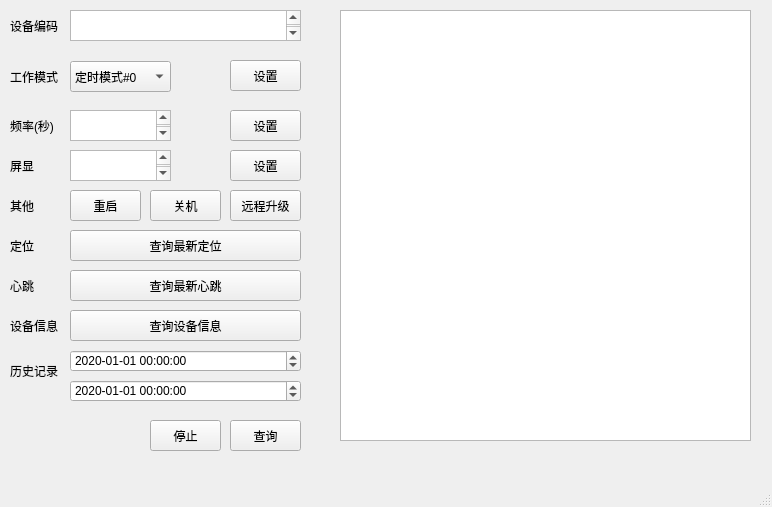
<?xml version="1.0" encoding="UTF-8"?>
<ui version="4.0">
 <class>MainWindow</class>
 <widget class="QMainWindow" name="MainWindow">
  <property name="geometry">
   <rect>
    <x>0</x>
    <y>0</y>
    <width>772</width>
    <height>507</height>
   </rect>
  </property>
  <property name="windowTitle">
   <string>MainWindow</string>
  </property>
  <widget class="QWidget" name="centralwidget">
   <widget class="QTextBrowser" name="textBrowser">
    <property name="geometry">
     <rect>
      <x>340</x>
      <y>10</y>
      <width>411</width>
      <height>431</height>
     </rect>
    </property>
   </widget>
   <widget class="QPushButton" name="pushButton">
    <property name="geometry">
     <rect>
      <x>230</x>
      <y>60</y>
      <width>71</width>
      <height>31</height>
     </rect>
    </property>
    <property name="text">
     <string>设置</string>
    </property>
   </widget>
   <widget class="QPushButton" name="pushButton_2">
    <property name="geometry">
     <rect>
      <x>230</x>
      <y>110</y>
      <width>71</width>
      <height>31</height>
     </rect>
    </property>
    <property name="text">
     <string>设置</string>
    </property>
   </widget>
   <widget class="QPushButton" name="pushButton_3">
    <property name="geometry">
     <rect>
      <x>70</x>
      <y>230</y>
      <width>231</width>
      <height>31</height>
     </rect>
    </property>
    <property name="text">
     <string>查询最新定位</string>
    </property>
   </widget>
   <widget class="QPushButton" name="pushButton_4">
    <property name="geometry">
     <rect>
      <x>70</x>
      <y>270</y>
      <width>231</width>
      <height>31</height>
     </rect>
    </property>
    <property name="text">
     <string>查询最新心跳</string>
    </property>
   </widget>
   <widget class="QPushButton" name="pushButton_5">
    <property name="geometry">
     <rect>
      <x>230</x>
      <y>420</y>
      <width>71</width>
      <height>31</height>
     </rect>
    </property>
    <property name="text">
     <string>查询</string>
    </property>
   </widget>
   <widget class="QLabel" name="label">
    <property name="geometry">
     <rect>
      <x>10</x>
      <y>51</y>
      <width>54</width>
      <height>51</height>
     </rect>
    </property>
    <property name="text">
     <string>工作模式</string>
    </property>
   </widget>
   <widget class="QLabel" name="label_2">
    <property name="geometry">
     <rect>
      <x>10</x>
      <y>110</y>
      <width>54</width>
      <height>31</height>
     </rect>
    </property>
    <property name="text">
     <string>频率(秒)</string>
    </property>
   </widget>
   <widget class="QLabel" name="label_3">
    <property name="geometry">
     <rect>
      <x>10</x>
      <y>230</y>
      <width>54</width>
      <height>31</height>
     </rect>
    </property>
    <property name="text">
     <string>定位</string>
    </property>
   </widget>
   <widget class="QLabel" name="label_4">
    <property name="geometry">
     <rect>
      <x>10</x>
      <y>270</y>
      <width>51</width>
      <height>31</height>
     </rect>
    </property>
    <property name="text">
     <string>心跳</string>
    </property>
   </widget>
   <widget class="QLabel" name="label_5">
    <property name="geometry">
     <rect>
      <x>10</x>
      <y>340</y>
      <width>51</width>
      <height>61</height>
     </rect>
    </property>
    <property name="text">
     <string>历史记录</string>
    </property>
   </widget>
   <widget class="QLabel" name="label_6">
    <property name="geometry">
     <rect>
      <x>10</x>
      <y>10</y>
      <width>54</width>
      <height>31</height>
     </rect>
    </property>
    <property name="text">
     <string>设备编码</string>
    </property>
   </widget>
   <widget class="QTextEdit" name="textEdit">
    <property name="geometry">
     <rect>
      <x>70</x>
      <y>110</y>
      <width>101</width>
      <height>31</height>
     </rect>
    </property>
    <property name="font">
     <font>
      <family>微软雅黑</family>
      <pointsize>12</pointsize>
     </font>
    </property>
   </widget>
   <widget class="QTextEdit" name="textEdit_2">
    <property name="geometry">
     <rect>
      <x>70</x>
      <y>10</y>
      <width>231</width>
      <height>31</height>
     </rect>
    </property>
    <property name="font">
     <font>
      <family>微软雅黑</family>
      <pointsize>12</pointsize>
     </font>
    </property>
   </widget>
   <widget class="QComboBox" name="comboBox">
    <property name="geometry">
     <rect>
      <x>70</x>
      <y>61</y>
      <width>101</width>
      <height>31</height>
     </rect>
    </property>
    <item>
     <property name="text">
      <string>定时模式#0</string>
     </property>
    </item>
    <item>
     <property name="text">
      <string>智能模式#1</string>
     </property>
    </item>
   </widget>
   <widget class="QDateTimeEdit" name="dateTimeEdit">
    <property name="geometry">
     <rect>
      <x>70</x>
      <y>350</y>
      <width>231</width>
      <height>22</height>
     </rect>
    </property>
    <property name="dateTime">
     <datetime>
      <hour>0</hour>
      <minute>0</minute>
      <second>0</second>
      <year>2020</year>
      <month>1</month>
      <day>1</day>
     </datetime>
    </property>
    <property name="displayFormat">
     <string>yyyy-MM-dd HH:mm:ss</string>
    </property>
   </widget>
   <widget class="QDateTimeEdit" name="dateTimeEdit_2">
    <property name="geometry">
     <rect>
      <x>70</x>
      <y>380</y>
      <width>231</width>
      <height>22</height>
     </rect>
    </property>
    <property name="dateTime">
     <datetime>
      <hour>0</hour>
      <minute>0</minute>
      <second>0</second>
      <year>2020</year>
      <month>1</month>
      <day>1</day>
     </datetime>
    </property>
    <property name="displayFormat">
     <string>yyyy-MM-dd HH:mm:ss</string>
    </property>
   </widget>
   <widget class="QPushButton" name="pushButton_6">
    <property name="geometry">
     <rect>
      <x>70</x>
      <y>190</y>
      <width>71</width>
      <height>31</height>
     </rect>
    </property>
    <property name="text">
     <string>重启</string>
    </property>
   </widget>
   <widget class="QPushButton" name="pushButton_7">
    <property name="geometry">
     <rect>
      <x>150</x>
      <y>190</y>
      <width>71</width>
      <height>31</height>
     </rect>
    </property>
    <property name="text">
     <string>关机</string>
    </property>
   </widget>
   <widget class="QPushButton" name="pushButton_8">
    <property name="geometry">
     <rect>
      <x>230</x>
      <y>190</y>
      <width>71</width>
      <height>31</height>
     </rect>
    </property>
    <property name="text">
     <string>远程升级</string>
    </property>
   </widget>
   <widget class="QLabel" name="label_7">
    <property name="geometry">
     <rect>
      <x>10</x>
      <y>190</y>
      <width>54</width>
      <height>31</height>
     </rect>
    </property>
    <property name="text">
     <string>其他</string>
    </property>
   </widget>
   <widget class="QLabel" name="label_8">
    <property name="geometry">
     <rect>
      <x>10</x>
      <y>150</y>
      <width>54</width>
      <height>31</height>
     </rect>
    </property>
    <property name="text">
     <string>屏显</string>
    </property>
   </widget>
   <widget class="QTextEdit" name="textEdit_3">
    <property name="geometry">
     <rect>
      <x>70</x>
      <y>150</y>
      <width>101</width>
      <height>31</height>
     </rect>
    </property>
    <property name="font">
     <font>
      <family>微软雅黑</family>
      <pointsize>12</pointsize>
     </font>
    </property>
   </widget>
   <widget class="QPushButton" name="pushButton_9">
    <property name="geometry">
     <rect>
      <x>230</x>
      <y>150</y>
      <width>71</width>
      <height>31</height>
     </rect>
    </property>
    <property name="text">
     <string>设置</string>
    </property>
   </widget>
   <widget class="QLabel" name="label_9">
    <property name="geometry">
     <rect>
      <x>10</x>
      <y>310</y>
      <width>51</width>
      <height>31</height>
     </rect>
    </property>
    <property name="text">
     <string>设备信息</string>
    </property>
   </widget>
   <widget class="QPushButton" name="pushButton_10">
    <property name="geometry">
     <rect>
      <x>70</x>
      <y>310</y>
      <width>231</width>
      <height>31</height>
     </rect>
    </property>
    <property name="text">
     <string>查询设备信息</string>
    </property>
   </widget>
   <widget class="QPushButton" name="pushButton_11">
    <property name="geometry">
     <rect>
      <x>150</x>
      <y>420</y>
      <width>71</width>
      <height>31</height>
     </rect>
    </property>
    <property name="text">
     <string>停止</string>
    </property>
   </widget>
  </widget>
  <widget class="QMenuBar" name="menubar">
   <property name="geometry">
    <rect>
     <x>0</x>
     <y>0</y>
     <width>772</width>
     <height>23</height>
    </rect>
   </property>
  </widget>
  <widget class="QStatusBar" name="statusbar"/>
 </widget>
 <resources/>
 <connections/>
</ui>
